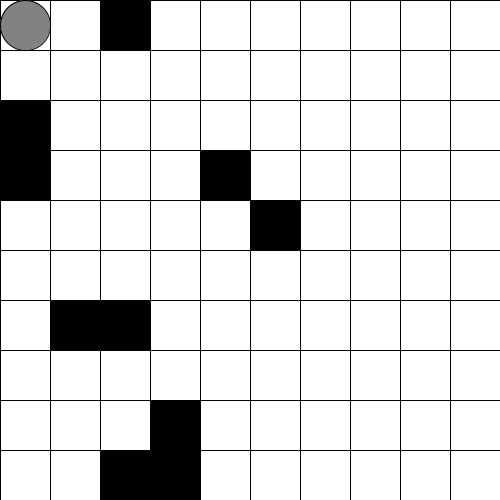
Frame 1 (no input)
Frame 60 (the mouse pressed at the canvas centre just before this capture): identical to frame 1, image omitted
Frame 120 (the mouse held since frame 60 and released just before this capture): identical to frame 1, image omitted

The Processing sketch that drew this single still picture (run headless with seeded random() and noise(); from frame 60 on, the mouse is pressed at the canvas centre):

// Processing sketch: codigoAulaCampoMinado
// ── codigoAulaCampoMinado.pde
int [][] M= new int [10][10];
int x, y;
void setup() {
  size(500, 500);
  int b=0;
  while (b<10) {
    int l = int(random(10));
    int c = int(random(10));
    if (M[l][c]==0) {
      M[l][c]=1;
      b++;
    } else
      println("repete");
  }
}
void draw() {
  for (int i=0; i<10; i++) {
    for (int j=0; j<10; j++) {
      if (i>-1 && j>-1 && i<10 && j<10 ) { 
        if (M[j][i]==0)
          fill(255);
        else fill(0);
        rect(i*width/10, j*height/10, width/10, height/10);
      }
    }
  }
  fill(130);
  ellipse(x*50+25, y*50+25, width/10, width/10);
  //  for (int i=0; i<10; i++) {
  //    for (int j=0; j<10; j++) {
  //      if (i>-1 && j>-1 && i<10 && j<10 ) { 
  //        if (M[y][x]==1) {
  //          M[y][x]=0;
  //        }
  //      }
  //    }
  //  }
}

void keyPressed() {
  if (keyCode == UP) {
    y--;
  }
  if (keyCode == DOWN) {
    y++;
  }
  if (keyCode == LEFT)
    x--;
  if (keyCode == RIGHT)
    x++;
}
//void mousePressed() {
//}
//void desenho() {
//}
